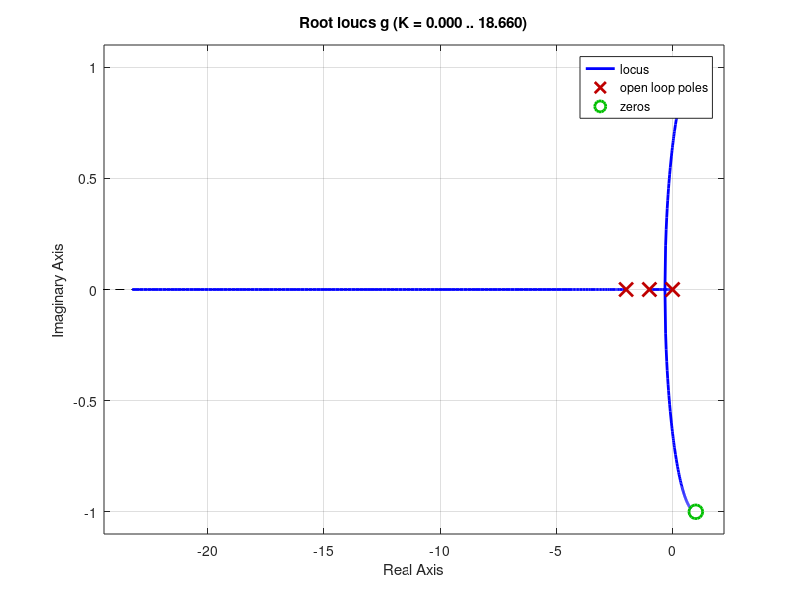

This figure's MATLAB source:
clear all;
clc;
close all;

num = [1 -2 2];
den = conv([1 0],[1 3 2]);

g = tf(num,den);
rlocus(g);

%το K ειναι 0.79 για την μεγιστη τιμη κερδους